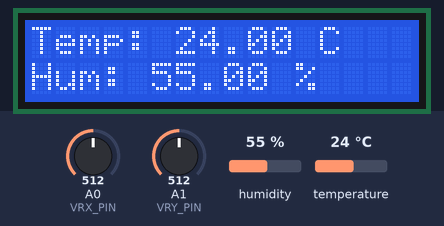
A sketch run on a simulated Arduino Uno, built with avr-gcc and run on an emulated ATmega328P. Shown: 16×2 character LCD. The test bench sets the inputs (shaded band); at power-on: humidity 55 %, temperature 24 °C, A0 (VRX_PIN) = 512, A1 (VRY_PIN) = 512. What the sketch prints to the serial monitor is not drawn.

Above: at 1.2 s.
1.3 s: humidity set to 22 %
At 3.3 s:
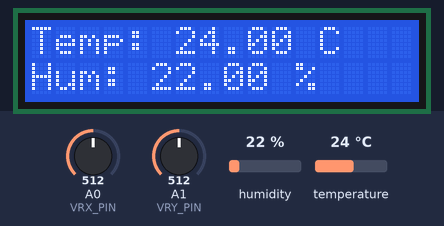
3.6 s: temperature set to 12 °C
At 5.4 s:
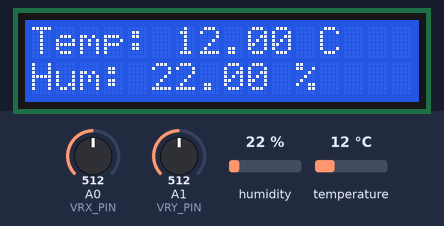
5.7 s: humidity set to 40 %
At 7.5 s:
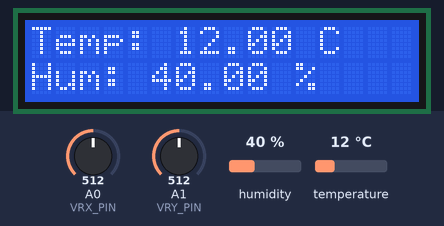
7.8 s: temperature set to 19 °C
At 9.8 s:
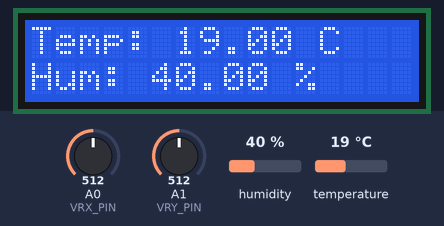
Timing chart, 0 to 10.9 s (numbered marks = the images above; inputs shaded):
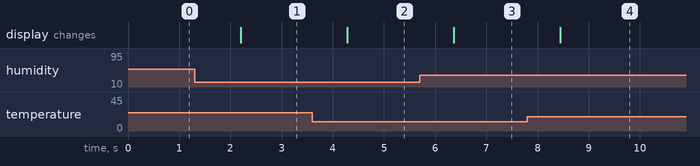

Measured:
- after the input at 1.3 s, the display: changes after 0.90 s (image 1)
- after the input at 3.6 s, the display: changes after 0.68 s (image 2)
- after the input at 5.7 s, the display: changes after 0.66 s (image 3)
- after the input at 7.8 s, the display: changes after 0.64 s (image 4)

The sketch:

sketch_oct17a.ino
```cpp
#include <LiquidCrystal_I2C.h>
#include "DHT.h"

#define DHTPIN 12
#define DHTTYPE DHT11

#define VRX_PIN A0
#define VRY_PIN A1

int xValue = 0;
int yValue = 0;

LiquidCrystal_I2C lcd(0x27, 16, 2);

DHT dht(DHTPIN, DHTTYPE);

void setup() {
  lcd.init();
  lcd.clear();
  lcd.backlight();
  Serial.begin(9600);
  dht.begin();
}

void loop() {
  lcd.clear();
  lcd.setCursor(0, 0);
  lcd.print("Temp: " + String(dht.readTemperature()) + " C");
  lcd.setCursor(0, 1);
  lcd.print("Hum: " + String(dht.readHumidity()) + " %");

  xValue = analogRead(VRX_PIN);
  yValue = analogRead(VRY_PIN);

  Serial.print("x = ");
  Serial.println(xValue);
  Serial.print("y = ");
  Serial.println(yValue);

  delay(1000);
}
```
